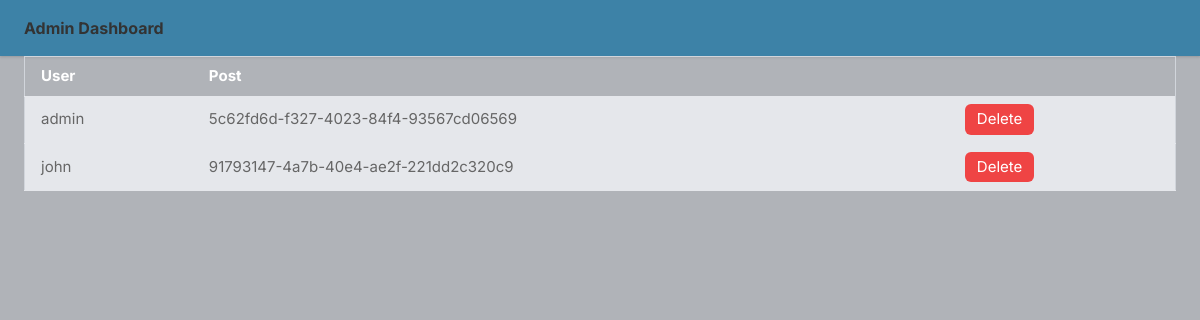
Page /all_likedPosts (signed in) on the earlier database version.
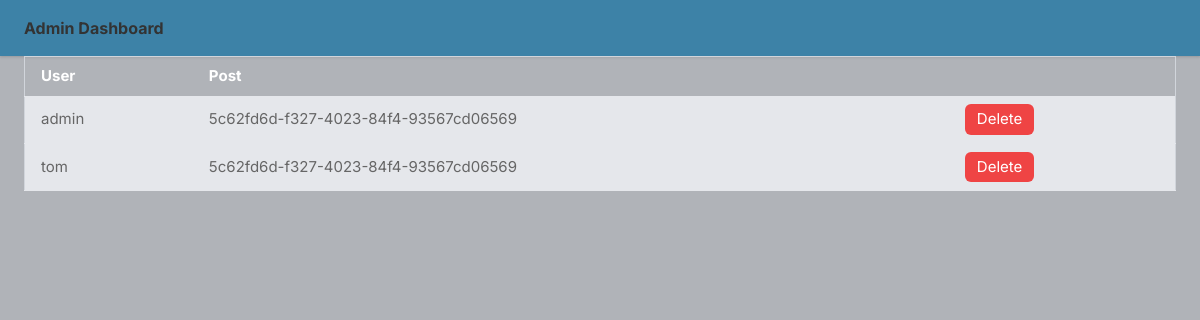
Same page on the later database version.
### core/models.py (models this page shows, shortened)
class LikePost(models.Model):
    post_id = models.CharField(max_length=500)
    username = models.CharField(max_length=100)

### core/views.py (the view)
# urls.py: path('all_likedPosts', views.all_likedPosts, name='all_likedPosts'),
def all_likedPosts(request):
    if request.user.is_staff:
        if request.method == "POST":
            username = request.user.username
            post_id = request.POST.get('delete_like')
            post = Post.objects.get(id=post_id)
            if LikePost.objects.filter(post_id=post_id, username=username).first():
                print("aa")
                like_filter = LikePost.objects.filter(post_id=post_id, username=username).first()
                like_filter.delete()
                post.no_of_likes = post.no_of_likes - 1
                post.save()
            return redirect('all_likedPosts')
        else:
            like_posts = LikePost.objects.all()
            return render(request, 'all_likedPosts.html', {'like_posts': like_posts})
    else:
        return redirect('signup')

### templates/all_likedPosts.html (shortened to what this page needs)
{% load static %}
<!DOCTYPE html>
<html lang="en">
<head>
    <link rel="stylesheet" href="{% static 'assets/css/uikit.css' %}">
    <link rel="stylesheet" href="{% static 'assets/css/tailwind.css' %}">
    <link rel="stylesheet" href="{% static 'assets/css/style.css' %}">
    <link rel="stylesheet" href="{% static 'assets/css/tailwind.css' %}">
</head>
<body>
    <div class="bg-blue-500 py-4 shadow dark:bg-gray-800" style="background-color: #3D82A7;">
        <div class="max-w-6xl mx-auto">
            <div class="flex items-center lg:justify-between justify-around">
                <b><h1 class="text-left" style="font-size: 1rem;">Admin Dashboard</h1></b>
            </div>
        </div>
    </div>
<div class="max-w-6xl mx-auto">
    <table class="w-full border border-gray-300">
        <thead>
            <tr class="bg-blue-500 text-white">
                <th class="py-2 px-4 border-b" style="text-align: left;">User</th>
                <th class="py-2 px-4 border-b" style="text-align: left;">Post</th>
            </tr>
        </thead>
        <tbody>
        {% for like_post in like_posts %}
            <tr class="bg-gray-200 hover:bg-gray-100">
                <td class="py-2 px-4 border-b">{{ like_post.username }}</td>
                <td class="py-2 px-4 border-b">{{ like_post.post_id }}</td>
                <td class="py-2 px-4 border-b">
                <form action="" method="POST" style="display: inline-block;">
                    <button type="submit" class="bg-red-500 text-white px-3 py-1 rounded-md" onclick="return confirm('Are you sure you want to delete this like?')">Delete</button>
                </form>
                </td>
            </tr>
        {% endfor %}
        </tbody>
    </table>
</div>
</body>
</html>

### static/assets/css/style.css (style rules this page uses)
body { background-color: #B0B3B8!important; }
button { vertical-align: middle; }
::placeholder { color: #808080; opacity: 1; }
button { border: none; margin: 0; padding: 0; width: auto; overflow: visible; background: transparent; color: inherit; font: inherit; line-height: normal; cursor: pointer; }
button { outline: none !important; }
body { color: #666; font-size: 15px; line-height: 27px; background-color: #f0f2f5; font-family: "Inter", sans-serif; text-transform: none; }
h1, h2, h3, h4, h5, h6 { font-family: "Inter", sans-serif; text-transform: none; }
button, body .pac-container { font-family: "Inter", sans-serif; text-transform: none; }
h1, h2, h3, h4, h5, h6 { color: #333; font-weight: 500; margin: 0; padding: 0; }
h1 { font-size: 32px; }
b, strong { font-weight: 700 !important; }

Differences in the rows shown:
removed LikePost: username "john", post_id "91793147-4a7b-40e4-ae2f-221dd2c320c9"
added LikePost: username "tom", post_id "5c62fd6d-f327-4023-84f4-93567cd06569"
